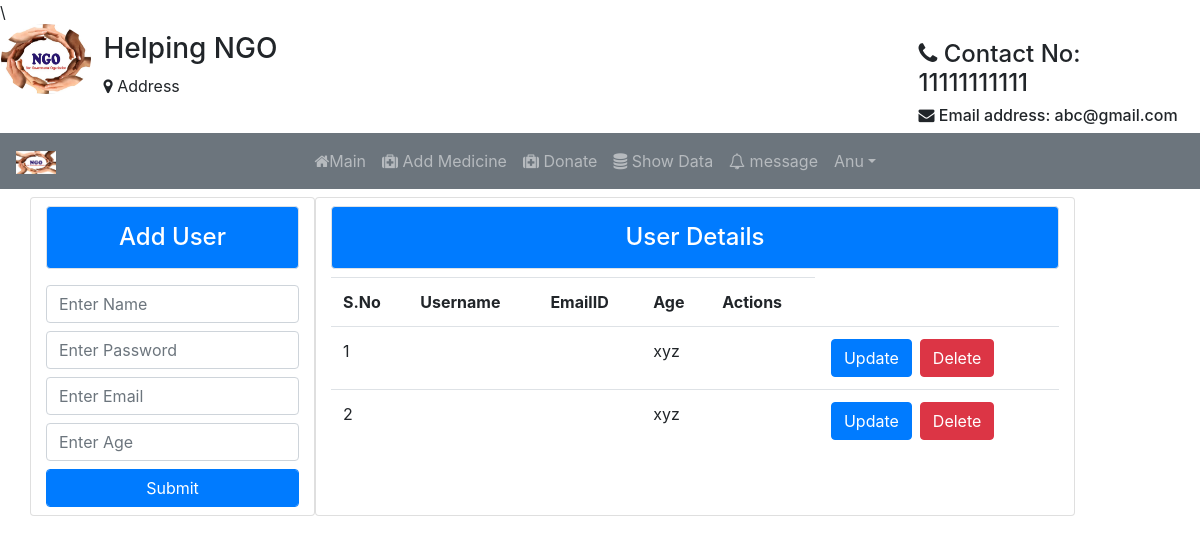
Page /cr/ (signed in) on the committed database.
### Student/models.py (models this page shows)
class User(AbstractUser):
	img= models.ImageField(upload_to='Profiles/',default="profile.png")
	dob=models.DateField(null=True,blank=True)
	organization_name=models.CharField(max_length=120,blank=True,null=True)
	hospital_name=models.CharField(max_length=120,blank=True,null=True)
	g=[('Male','Male'),('Female','Female')]
	gender=models.CharField(max_length=10,choices=g,null=True,blank=True)
	ph_no=models.CharField(max_length=10)
	pan_no=models.CharField(max_length=10,null=True,blank=True)
	address=models.CharField(max_length=100)
	postal_code=models.CharField(max_length=7)
	city=models.CharField(max_length=20)
	state=models.CharField(max_length=20,default='Andra Pradesh')
	country=models.CharField(max_length=20,default='India')
	p=[(1,'Medicinist'),(2,'Organisation'),(3,'Guest')]
	role=models.IntegerField(choices=p,default=3)

class MedicineInfo(models.Model):
	pharmacy_name=models.CharField(max_length=200,null=True)
	phrlicense_no=models.CharField(max_length=20,null=True)
	c=[('Tablet','Tablet'),('Syrup','Syrup'),('Injection','Injection')]
	medicine_name=models.CharField(max_length=120)
	category=models.CharField(choices=c,max_length=20,default="Tablet")
	dosage=models.CharField(max_length=20)
	days_count=models.CharField(max_length=20,blank=True)
	production_date=models.DateField(null=True)
	email = models.TextField(max_length=122,default='xyz')
	entry_date=models.DateField(null=True)
	expiry_date=models.DateField(null=True)
	created_date=models.DateField(auto_now=True)
	quantity=models.CharField(max_length=20,null=True)
	remaining_tablets=models.CharField(max_length=20,null=True)
	accepted_by=models.TextField(max_length=12)
	uid=models.ForeignKey(User,on_delete=models.CASCADE)

### Student/views.py (the view, shortened to what this page needs)
# urls.py: path('cr/',views.crud,name="crud"),
def crud(request):
	data2=MedicineInfo.objects.all()
	return render(request,'htfiles/crud.html',{'info':data2})

### Student/templates/htfiles/crud.html (shortened to what this page needs)
{% extends 'htfiles/header.html' %}
{% block content %}
<div class="container">
	<div class="row">
		<div class="card col col-md-3 mt-2">
			<h4 class="p-3 bg-primary text-white text-center mt-2 border rounded">Add User</h4>
			<form method="POST">
				<input type="text" name="name" placeholder="Enter Name" class="form-control my-2">
				<input type="password" name="pwd" placeholder="Enter Password" class="form-control my-2">
				<input type="email" name="eml" placeholder="Enter Email" class="form-control my-2">
				<input type="number" name="age" placeholder="Enter Age" class="form-control my-2">
				<input type="submit" name="" class=" form-control btn btn-primary btn-block my-2" value="Submit">
			</form>
		</div>
		<div class="card col-md-8 mt-2">
			<h4 class="bg-primary text-white text-center border rounded mt-2 p-3">User Details</h4>
			<table class="table table-hover">
				<tr>
					<th>S.No</th>
					<th>Username</th>
					<th>EmailID</th>
					<th>Age</th>
					<th>Actions</th>
				</tr>
				{% for i in info %}
				<tr>
					<td>{{forloop.counter}}</td>
					<td>{{i.Username}}</td>
					<td>{{i.password}}</td>
					<td>{{i.email}}</td>
					<td>{{i.age}}</td>
					<td><a class="btn btn-primary mx-1" href=""> Update</a><a class="btn btn-danger mx-1" href="{% url 'delete' i.id %}">Delete</a></td>
					</tr>
				{% endfor %}
			</table>
		</div>
	</div>
</div>
{% endblock %}

### Student/templates/htfiles/navbar.html (shortened to what this page needs)
{% load static %}
<div class="row">
  <div class="col col-md-1" style="margin-left:1px;">
  <img src="{% static 'images/NGO.jpg' %}" alt="logo" style="width:90px; height: 70px;" class="rounded-circle">
  </div>
  <div class="col mt-2">
    <h3>Helping NGO</h3>
    <p><i class="fa fa-map-marker" aria-hidden="true"></i>
Address</p>
  </div>
  <div class="col-md-3" style="margin-right: 4px">
    <h4 class="mt-3"><i class="fa fa-phone" aria-hidden="true"></i>
Contact No: 11111111111</h4>
    <h6><i class="fa fa-envelope" aria-hidden="true"></i>   Email address: abc@gmail.com</h6>
  </div>
</div>
<nav class="navbar navbar-expand-sm bg-secondary text-white navbar-dark">
  <a class="navbar-brand" href="#">
    <img src="{% static 'images/NGO.jpg' %}" alt="logo" style="width: 40px;">
  </a>
  <ul class="navbar-nav ml-auto text-white" style="margin-right: 300px">
{% if not user.is_authenticated %}
    <li class="nav-item" style="margin-right: 80px">
      <a class="nav-link" href="#"><i class="fa fa-home" aria-hidden="true"></i>
Home</a>
    </li>
    <li class="nav-item" style="margin-right: 80px">
      <a class="nav-link" href="{% url 'ab' %}"><i class="fa fa-user" aria-hidden="true"></i>
About us</a>
   <!--  </li>
    <li class="nav-item" style="margin-right: 80px">
      <a class="nav-link" href="#">Volunteers</a>
    </li> -->
    <li class="nav-item" style="margin-right: 80px">
      <a class="nav-link" href="#"><i class="fa fa-users" aria-hidden="true"></i>
Our workers</a>
    </li>
    <li class="nav-item" style="margin-right: 80px">
      <a class="nav-link" href="#"><i class="fa fa-phone" aria-hidden="true"></i>
Contact us</a>
    </li>
    <li class="nav-item">
      <a class="nav-link" href="{% url 'lg' %}"><span class="glyphicon glyphicon-user"></span><i class="fa fa-sign-in" aria-hidden="true"></i>
Login</a>
    </li>
  {% elif user.role == 1 %}
  <li class="nav-item">
        <a class="nav-link" href="{% url 'mn' %}"><i class="fa fa-home" aria-hidden="true"></i>Main</a>
      </li>
      <li class="nav-item">
        <a class="nav-link" href="{% url 'up' %}"><i class="fa fa-medkit" aria-hidden="true"></i>
Add Medicine</a>
      </li>
      <li class="nav-item">
        <a class="nav-link" href="{% url 'expt' %}"><i class="fa fa-medkit" aria-hidden="true"></i>
Donate</a>
      </li>
      <li class="nav-item">
        <a class="nav-link" href="{% url 'tab' %}"><i class="fa fa-database" aria-hidden="true"></i>
Show Data</a>
      </li>
      <li class="nav-item">
        <a class="nav-link" href="#"><i class="fa fa-bell-o" aria-hidden="true"></i>
message </a>
      </li>
      <li class="dropdown">
      <a type="button" class="nav-link dropdown-toggle" data-toggle="dropdown">{{user.username}}</a>
    {% endif %}
    </ul>
</nav>

### Student/templates/htfiles/navbar.html (style rules this page uses)
.nav-link { color: light; }

### rows in the picture
User: username "Anu"
MedicineInfo: email "xyz"
MedicineInfo: email "xyz"
